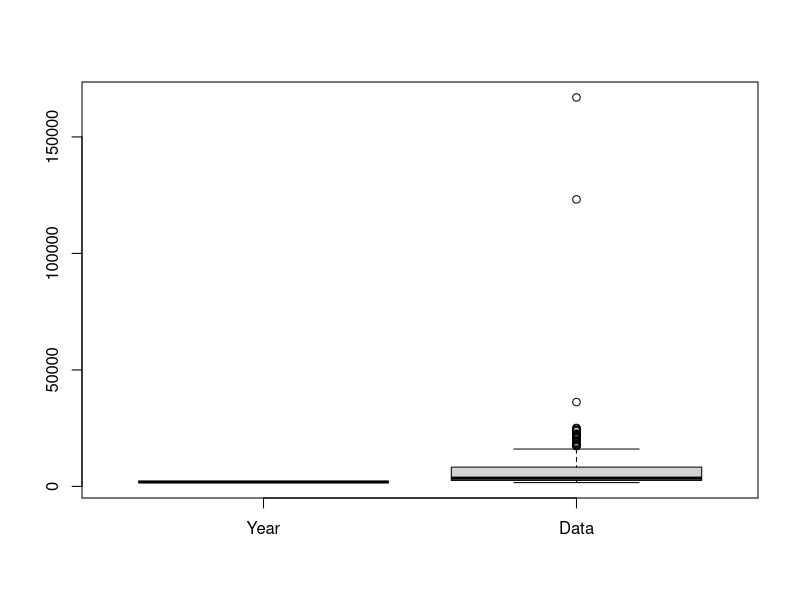
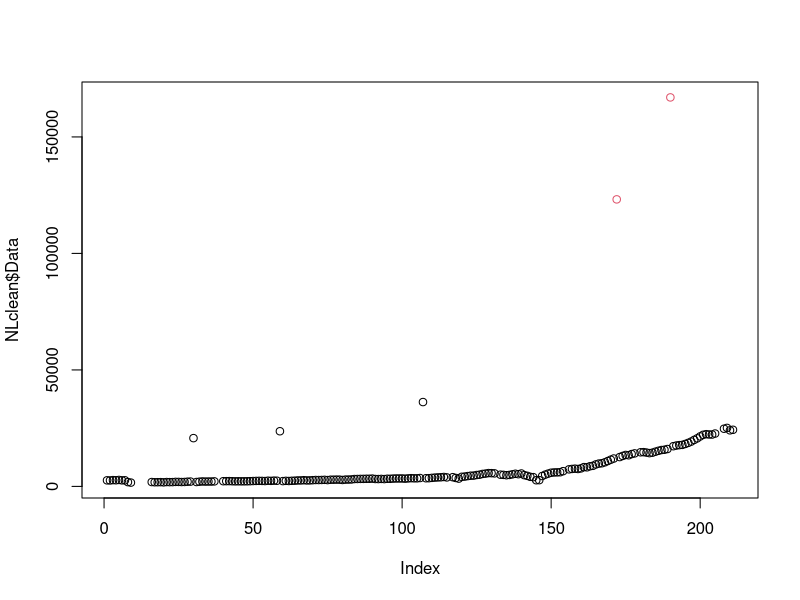
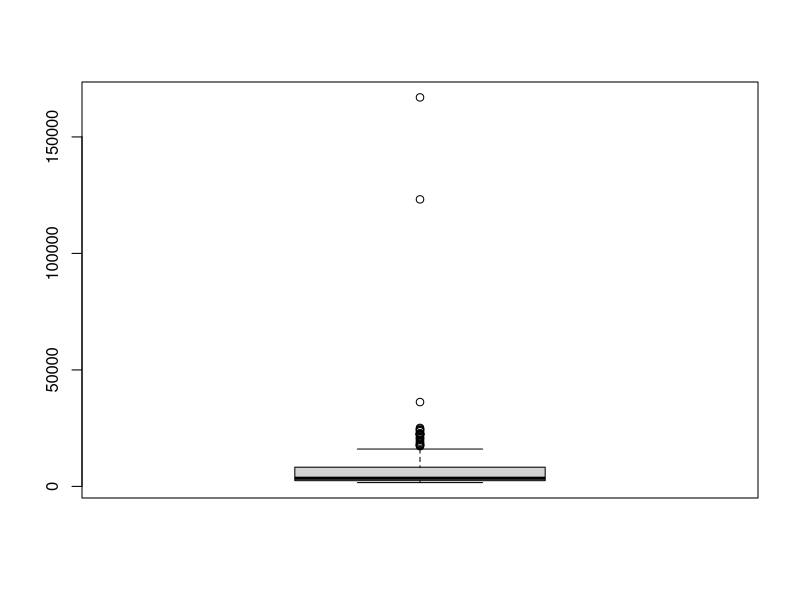

Write R code to recreate these figures, in order.
## ---- chunk 1
knitr::opts_chunk$set(echo = TRUE)
## ---- chunk 2
library(readxl)
## ---- chunk 3
NL <- read_excel("data/Netherlands_GDPperCapita_TerritorialRef_1946_2012_CCode_528(1).xlsx")
## ---- chunk 4
str(NL)
summary(NL)
head(NL)
## ---- chunk 5
library(dplyr)
NLclean <- NL %>%
            mutate(Data = as.numeric(Data)) %>%
            select(4,5)

str(NLclean)
summary(NLclean)
head(NLclean)

## ---- chunk 6
NLomit <- na.omit(NLclean)
summary(NLomit)

## ---- chunk 7
p1 <- boxplot(NLclean)

p1

## ---- chunk 8
library(zoo)
## ---- chunk 9
NLfull <- na.locf(NLclean)
summary(NLclean)
summary(NLfull)

## ---- chunk 10

n <- 3
mean <- mean(NLfull$Data)
sd <- sd(NLfull$Data)

lb = mean - n * sd
ub = mean + n * sd

outliers = ifelse(NLfull$Data >= lb & NLfull$Data <= ub,0,1)

outliers

plot(NLclean$Data, col = outliers+1)

## ---- chunk 11

boxplot(NLfull$Data)
boxplot.stats(NLfull$Data)


